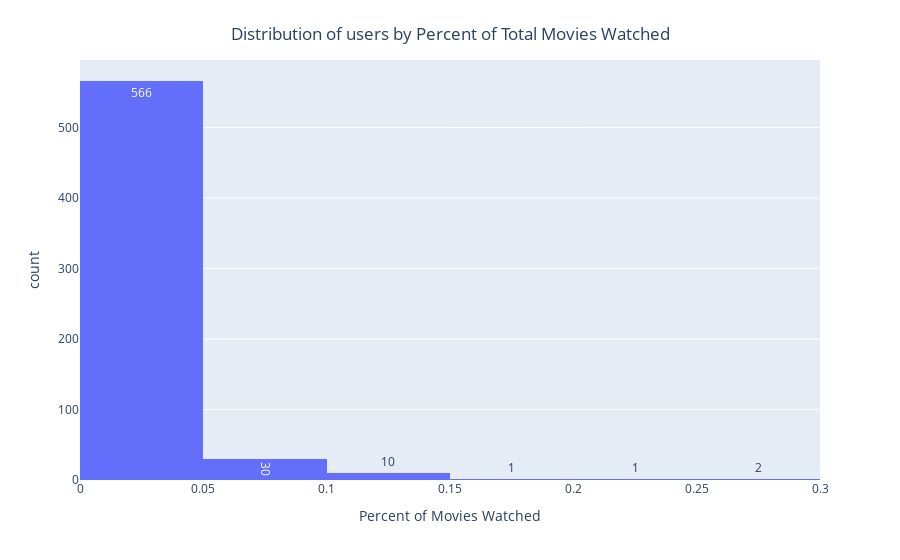

Notebook code for this chart:
### Markdown cell above
As we see in the following histogram, X% of the total users in our data watched < X% of the movies. Thus we used this information to define our cutoff for "Super Viewers" as being individuals who watched more than this proportion of rated movies.

### Code cell
fig = px.histogram(movie_count, x='pct_watched',labels={'pct_watched':'Percent of Movies Watched',
                                             'count':'Number of Titles'},nbins=10,text_auto=True)


fig.update_layout(uniformtext_minsize=8)
fig.update_layout(
    title={
        'text': "Distribution of users by Percent of Total Movies Watched",
        'y':0.95,
        'x':0.5,
        'xanchor': 'center',
        'yanchor': 'top'})

fig.show()

### Figure 1 — Plotly figure (JSON) as saved in the notebook; plotly's stock layout.template omitted (floating-point values rounded to 4 significant figures; data arrays with more than 128 entries replaced by an {"elided": "..."} marker saying what was removed)
{"data": [{"alignmentgroup": "True", "bingroup": "x", "hovertemplate": "Percent of Movies Watched=%{x}<br>count=%{y}<extra></extra>", "legendgroup": "", "marker": {"color": "#636efa", "pattern": {"shape": ""}}, "name": "", "nbinsx": 10, "offsetgroup": "", "orientation": "v", "showlegend": false, "texttemplate": "%{value}", "type": "histogram", "x": {"elided": "610 float values"}, "xaxis": "x", "yaxis": "y"}], "layout": {"barmode": "relative", "legend": {"tracegroupgap": 0}, "margin": {"t": 60}, "title": {"text": "Distribution of users by Percent of Total Movies Watched", "x": 0.5, "xanchor": "center", "y": 0.95, "yanchor": "top"}, "uniformtext": {"minsize": 8}, "xaxis": {"anchor": "y", "domain": [0, 1], "title": {"text": "Percent of Movies Watched"}}, "yaxis": {"anchor": "x", "domain": [0, 1], "title": {"text": "count"}}}}
